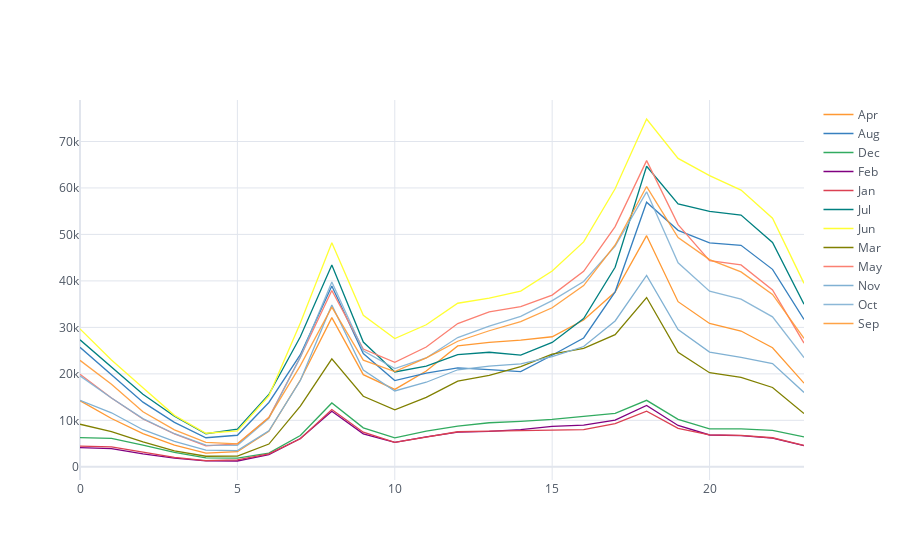

The code cell stored with this chart in its notebook:
### Code cell
df2.iplot(kind="line")

### Figure 1 — Plotly figure (JSON) as saved in the notebook; plotly's stock layout.template omitted (floating-point values rounded to 4 significant figures)
{"data": [{"line": {"color": "rgba(255, 153, 51, 1.0)", "dash": "solid", "shape": "linear", "width": 1.3}, "mode": "lines", "name": "Apr", "text": "", "type": "scatter", "x": [0, 1, 2, 3, 4, 5, 6, 7, 8, 9, 10, 11, 12, 13, 14, 15, 16, 17, 18, 19, 20, 21, 22, 23], "y": [14229, 10391, 7121, 4652, 2962, 3254, 7634, 18674, 32099, 19832, 16650, 20604, 26006, 26763, 27259, 27984, 31570, 37602, 49733, 35529, 30844, 29215, 25623, 17997]}, {"line": {"color": "rgba(55, 128, 191, 1.0)", "dash": "solid", "shape": "linear", "width": 1.3}, "mode": "lines", "name": "Aug", "text": "", "type": "scatter", "x": [0, 1, 2, 3, 4, 5, 6, 7, 8, 9, 10, 11, 12, 13, 14, 15, 16, 17, 18, 19, 20, 21, 22, 23], "y": [25708, 19833, 13912, 9571, 6249, 6788, 13843, 24119, 38885, 24372, 18559, 20166, 21267, 20929, 20480, 24006, 27725, 37647, 56934, 50878, 48164, 47667, 42486, 31699]}, {"line": {"color": "rgba(50, 171, 96, 1.0)", "dash": "solid", "shape": "linear", "width": 1.3}, "mode": "lines", "name": "Dec", "text": "", "type": "scatter", "x": [0, 1, 2, 3, 4, 5, 6, 7, 8, 9, 10, 11, 12, 13, 14, 15, 16, 17, 18, 19, 20, 21, 22, 23], "y": [6286, 6105, 4650, 3113, 1913, 1854, 2944, 6738, 13734, 8386, 6244, 7659, 8736, 9477, 9779, 10205, 10839, 11517, 14302, 10210, 8181, 8174, 7839, 6445]}, {"line": {"color": "rgba(128, 0, 128, 1.0)", "dash": "solid", "shape": "linear", "width": 1.3}, "mode": "lines", "name": "Feb", "text": "", "type": "scatter", "x": [0, 1, 2, 3, 4, 5, 6, 7, 8, 9, 10, 11, 12, 13, 14, 15, 16, 17, 18, 19, 20, 21, 22, 23], "y": [4113, 3932, 2799, 1877, 1286, 1250, 2635, 6085, 11946, 7085, 5262, 6443, 7452, 7628, 7998, 8705, 8949, 10030, 13190, 8895, 6848, 6695, 6173, 4557]}, {"line": {"color": "rgba(219, 64, 82, 1.0)", "dash": "solid", "shape": "linear", "width": 1.3}, "mode": "lines", "name": "Jan", "text": "", "type": "scatter", "x": [0, 1, 2, 3, 4, 5, 6, 7, 8, 9, 10, 11, 12, 13, 14, 15, 16, 17, 18, 19, 20, 21, 22, 23], "y": [4467, 4278, 3152, 2013, 1344, 1506, 2775, 6038, 12318, 7443, 5270, 6447, 7539, 7668, 7809, 7968, 7984, 9279, 11955, 8258, 6862, 6776, 6250, 4607]}, {"line": {"color": "rgba(0, 128, 128, 1.0)", "dash": "solid", "shape": "linear", "width": 1.3}, "mode": "lines", "name": "Jul", "text": "", "type": "scatter", "x": [0, 1, 2, 3, 4, 5, 6, 7, 8, 9, 10, 11, 12, 13, 14, 15, 16, 17, 18, 19, 20, 21, 22, 23], "y": [27331, 21465, 15605, 10884, 7121, 8104, 15568, 27995, 43419, 26844, 20409, 21669, 24128, 24653, 24032, 26755, 31909, 42941, 64664, 56570, 54952, 54172, 48281, 34989]}, {"line": {"color": "rgba(255, 255, 51, 1.0)", "dash": "solid", "shape": "linear", "width": 1.3}, "mode": "lines", "name": "Jun", "text": "", "type": "scatter", "x": [0, 1, 2, 3, 4, 5, 6, 7, 8, 9, 10, 11, 12, 13, 14, 15, 16, 17, 18, 19, 20, 21, 22, 23], "y": [29675, 22989, 17012, 11071, 7221, 7734, 15286, 30942, 48207, 32596, 27594, 30556, 35194, 36316, 37798, 42133, 48390, 59831, 74835, 66363, 62661, 59535, 53477, 39471]}, {"line": {"color": "rgba(128, 128, 0, 1.0)", "dash": "solid", "shape": "linear", "width": 1.3}, "mode": "lines", "name": "Mar", "text": "", "type": "scatter", "x": [0, 1, 2, 3, 4, 5, 6, 7, 8, 9, 10, 11, 12, 13, 14, 15, 16, 17, 18, 19, 20, 21, 22, 23], "y": [9157, 7550, 5352, 3433, 2277, 2283, 4896, 13070, 23232, 15175, 12255, 14948, 18448, 19657, 21573, 24266, 25484, 28443, 36420, 24660, 20242, 19255, 17074, 11444]}, {"line": {"color": "rgba(251, 128, 114, 1.0)", "dash": "solid", "shape": "linear", "width": 1.3}, "mode": "lines", "name": "May", "text": "", "type": "scatter", "x": [0, 1, 2, 3, 4, 5, 6, 7, 8, 9, 10, 11, 12, 13, 14, 15, 16, 17, 18, 19, 20, 21, 22, 23], "y": [19912, 14814, 10294, 7078, 4501, 4919, 10621, 23632, 37943, 25328, 22475, 25780, 30820, 33328, 34478, 36938, 42077, 51673, 65885, 52105, 44360, 43431, 38071, 26625]}, {"line": {"color": "rgba(128, 177, 211, 1.0)", "dash": "solid", "shape": "linear", "width": 1.3}, "mode": "lines", "name": "Nov", "text": "", "type": "scatter", "x": [0, 1, 2, 3, 4, 5, 6, 7, 8, 9, 10, 11, 12, 13, 14, 15, 16, 17, 18, 19, 20, 21, 22, 23], "y": [14285, 11624, 7978, 5453, 3576, 3493, 7731, 18575, 34832, 20805, 16319, 18195, 20879, 21667, 22135, 23719, 25883, 31383, 41186, 29549, 24686, 23557, 22202, 16003]}, {"line": {"color": "rgba(128, 177, 211, 0.8999999999999999)", "dash": "solid", "shape": "linear", "width": 1.3}, "mode": "lines", "name": "Oct", "text": "", "type": "scatter", "x": [0, 1, 2, 3, 4, 5, 6, 7, 8, 9, 10, 11, 12, 13, 14, 15, 16, 17, 18, 19, 20, 21, 22, 23], "y": [19568, 14804, 10376, 7118, 4669, 4628, 10433, 23551, 39757, 24968, 21137, 23416, 27812, 30274, 32381, 35751, 39872, 47482, 59166, 43905, 37790, 36064, 32263, 23490]}, {"line": {"color": "rgba(255, 153, 51, 0.8999999999999999)", "dash": "solid", "shape": "linear", "width": 1.3}, "mode": "lines", "name": "Sep", "text": "", "type": "scatter", "x": [0, 1, 2, 3, 4, 5, 6, 7, 8, 9, 10, 11, 12, 13, 14, 15, 16, 17, 18, 19, 20, 21, 22, 23], "y": [22902, 17772, 11844, 7953, 5277, 4952, 10595, 21773, 34359, 22950, 20481, 23428, 27015, 29275, 31249, 34223, 38995, 47728, 60298, 49307, 44582, 41938, 37082, 27634]}], "layout": {"legend": {"bgcolor": "#FFFFFF", "font": {"color": "#4D5663"}}, "paper_bgcolor": "#FFFFFF", "plot_bgcolor": "#FFFFFF", "title": {"font": {"color": "#4D5663"}}, "xaxis": {"gridcolor": "#E1E5ED", "showgrid": true, "tickfont": {"color": "#4D5663"}, "title": {"font": {"color": "#4D5663"}, "text": ""}, "zerolinecolor": "#E1E5ED"}, "yaxis": {"gridcolor": "#E1E5ED", "showgrid": true, "tickfont": {"color": "#4D5663"}, "title": {"font": {"color": "#4D5663"}, "text": ""}, "zerolinecolor": "#E1E5ED"}}}
